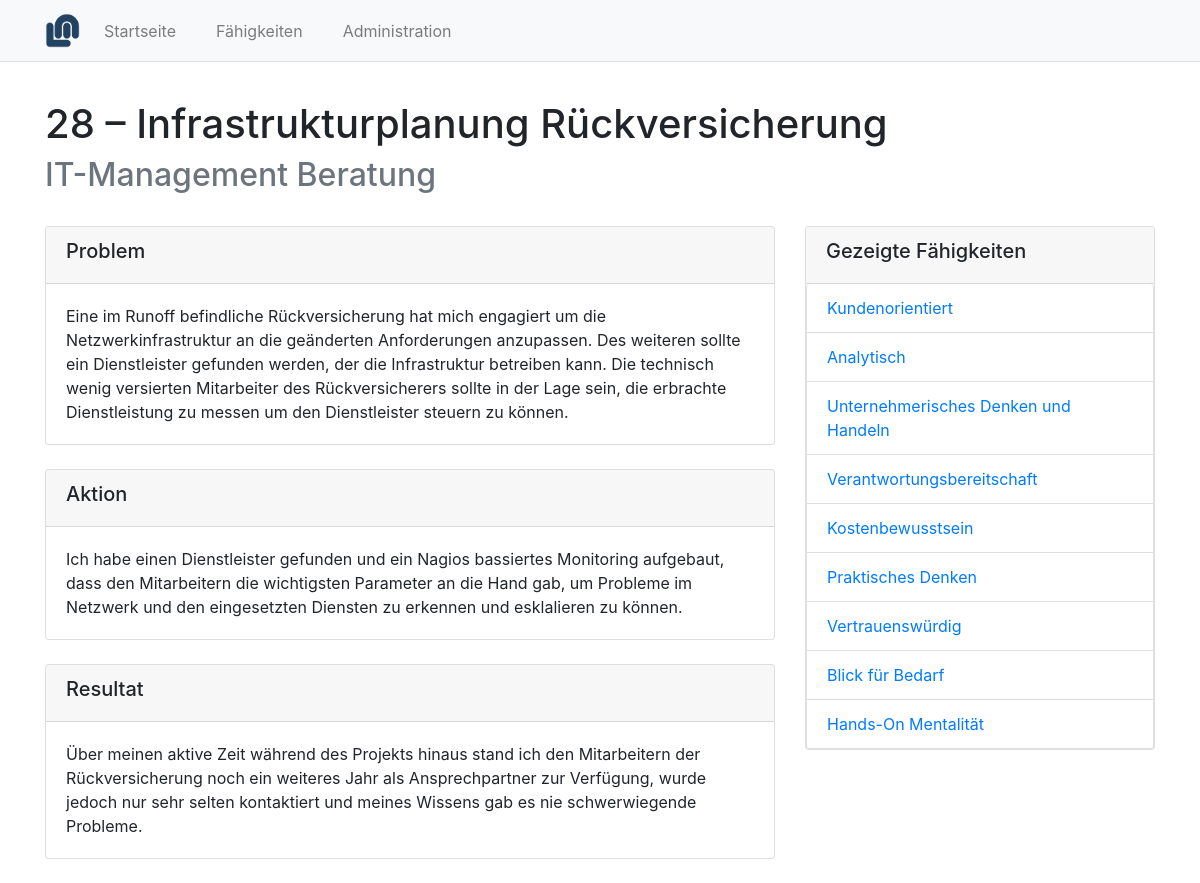
The page /par/32/ on the database its author committed.
### par/models.py (models this page shows, shortened)
class PAR(models.Model):
    name = models.CharField(max_length=200, verbose_name=_("PAR"))
    problem = models.TextField(blank=True, verbose_name=_("Problem"))
    action = models.TextField(blank=True, verbose_name=_("Action"))
    result = models.TextField(blank=True, verbose_name=_("Result"))
    number = models.PositiveSmallIntegerField(default=0,
                                              blank=False,
                                              null=False,
                                              db_index=True)
    skills = models.ManyToManyField(Skill,
                                    blank=True,
                                    verbose_name=_("Skills"))
    company = models.ForeignKey(Company,
                                blank=True,
                                null=True,
                                on_delete=models.SET_NULL,
                                verbose_name=_("Company"))
    class Meta:
        ordering = ['-number']
        verbose_name = _("PAR")
        verbose_name_plural = _("PARs")

class Company(models.Model):
    name = models.CharField(max_length=200, verbose_name=_("Company"))
    class Meta:
        verbose_name = _("Company")
        verbose_name_plural = _("Companies")
    def __str__(self):
        return "{}".format(self.name)

class Skill(models.Model):
    name = models.CharField(max_length=200, verbose_name=_("Skill"))
    class Meta:
        verbose_name = _("Skill")
        verbose_name_plural = _("Skills")
    def get_absolute_url(self):
        return reverse('skill-detail', args=[str(self.id)])

### par/views.py (the view)
# urls.py: path('<int:pk>/', views.PARDetail.as_view(), name='par-detail'),
class PARDetail(generic.DetailView):
    model = PAR

### par/templates/par/par_detail.html
{% extends "base.html" %}
{% block pagetitle %}
  {{ object.number|stringformat:"02d" }} &ndash; {{ object.name }}
{% endblock %}
{% block content %}
  <h2 class="text-muted">{{ object.company }}</h2>
  <div class="row">
    <div class="col-md-8">
      <div class="card my-4">
        <div class="card-header">
          <h5>Problem</h5>
        </div>
        <div class="card-body">
          <p class="card-text">
            {{ object.problem }}
          </p>
        </div>
      </div>
      <div class="card my-4">
        <div class="card-header">
          <h5>Aktion</h5>
        </div>
        <div class="card-body">
          <p class="card-text">
            {{ object.action }}
          </p>
        </div>
      </div>
      <div class="card my-4">
        <div class="card-header">
          <h5>Resultat</h5>
        </div>
        <div class="card-body">
          <p class="card-text">
            {{ object.result }}
          </p>
        </div>
      </div>
    </div>
    <div class="col-md-4">
      <div class="card my-4">
        <div class="card-header">
          <h5>Gezeigte Fähigkeiten</h5>
        </div>
        <ul class="list-group">
          {% for skill in object.skills.all %}
          <li class="list-group-item">
            <a href="{{ skill.get_absolute_url }}">{{ skill.name }}</a>
          </li>
          {% endfor %}
        </ul>
    </div>
  </div>
{% endblock content %}

### rows shown on the page
PAR: number "28", name "Infrastrukturplanung Rückversicherung", company "IT-Management Beratung", problem "Eine im Runoff befindliche Rückversicherung hat mich engagiert um die Netzwerkinfrastruktur an die geänderten Anforderungen anzupassen. Des weiteren sollte ein Dienstleister gefunden werden, der die Infrastruktur betreiben kann. Die technisch wenig versierten Mitarbeiter des Rückversicherers sollte in der Lage sein, die erbrachte Dienstleistung zu messen um den Dienstleister steuern zu können.", action "Ich habe einen Dienstleister gefunden und ein Nagios bassiertes Monitoring aufgebaut, dass den Mitarbeitern die wichtigsten Parameter an die Hand gab, um Probleme im Netzwerk und den eingesetzten Diensten zu erkennen und esklalieren zu können.", result "Über meinen aktive Zeit während des Projekts hinaus stand ich den Mitarbeitern der Rückversicherung noch ein weiteres Jahr als Ansprechpartner zur Verfügung, wurde jedoch nur sehr selten kontaktiert und meines Wissens gab es nie schwerwiegende Probleme."
Skill: name "Kundenorientiert"
Skill: name "Analytisch"
Skill: name "Unternehmerisches Denken und Handeln"
Skill: name "Verantwortungsbereitschaft"
Skill: name "Kostenbewusstsein"
Skill: name "Praktisches Denken"
Skill: name "Vertrauenswürdig"
Skill: name "Blick für Bedarf"
Skill: name "Hands-On Mentalität"
